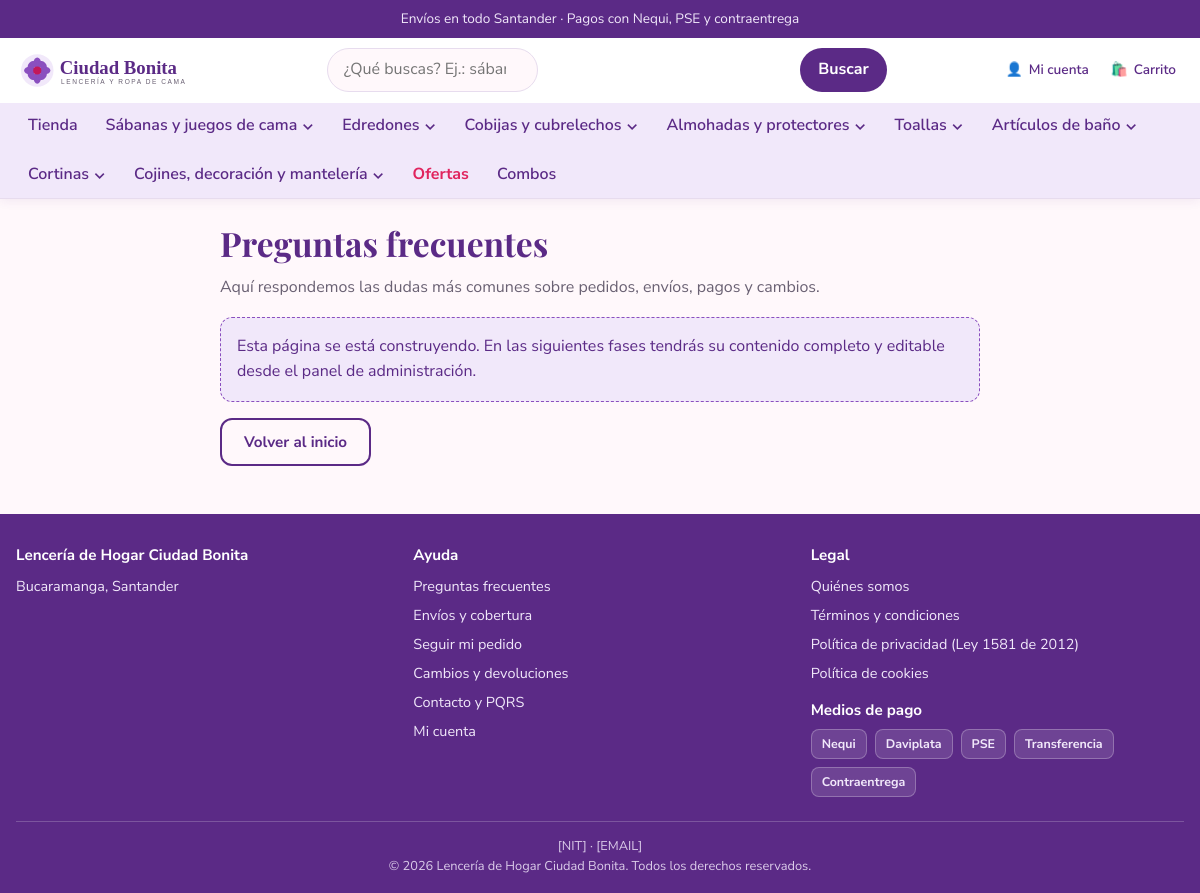
The app's page /preguntas-frecuentes/ with its own data.
### core/models.py (models this page shows, shortened)
class SiteConfig(models.Model):
    nombre_negocio = models.CharField(
        "nombre del negocio", max_length=120, default="Lencería de Hogar Ciudad Bonita"
    )
    lema = models.CharField(
        "lema", max_length=160, blank=True,
        help_text="Frase corta que aparece en el encabezado o el pie.",
    )
    logo = models.ImageField("logo", upload_to="config/", blank=True, help_text="PNG o SVG.")
    ciudad = models.CharField("ciudad y departamento", max_length=80, default="Bucaramanga, Santander")
    whatsapp = models.CharField(
        "WhatsApp", max_length=20, blank=True,
        help_text="Solo dígitos con código de país. Ejemplo: 573001112233",
    )
    telefono = models.CharField("teléfono", max_length=20, blank=True)
    email_contacto = models.EmailField("correo de contacto", blank=True)
    nit = models.CharField("NIT", max_length=20, blank=True, help_text="Dejar en blanco si aún no se tiene.")
    direccion = models.CharField("dirección", max_length=160, blank=True)
    horario = models.CharField(
        "horario de atención", max_length=120, blank=True,
        help_text="Ejemplo: Lunes a sábado de 9:00 a.m. a 7:00 p.m.",
    )
    banner_promo_activo = models.BooleanField("mostrar banner de promoción", default=True)
    banner_promo_texto = models.CharField(
        "texto de promoción", max_length=160,
        default="Envíos en todo Santander · Pagos con Nequi, PSE y contraentrega",
    )
    ofertas_hasta = models.DateTimeField(
        "ofertas de la semana hasta", null=True, blank=True,
        help_text="Fecha y hora en que termina la cuenta regresiva de ofertas del inicio. "
                  "Si está vacía, no se muestra la sección.",
    )
    iva_incluido = models.BooleanField(
        "precios con IVA incluido", default=True,
        help_text="Si se desactiva, el IVA se calcula aparte en el checkout.",
    )
    iva_tasa = models.DecimalField(
        "tasa de IVA (%)", max_digits=5, decimal_places=2, default=19.00,
    )
    pago_nequi = models.TextField(
        "Nequi", blank=True,
        help_text="Número Nequi y titular. Ej.: 300 111 2233 — Lencería de Hogar. "
                  "Dejar en blanco si aún no se tiene.",
    )
    pago_daviplata = models.TextField(
        "Daviplata", blank=True,
        help_text="Número Daviplata y titular. Dejar en blanco si aún no se tiene.",
    )
    pago_transferencia = models.TextField(
        "Transferencia bancaria", blank=True,
        help_text="Banco, tipo de cuenta, número de cuenta y titular. "
                  "Dejar en blanco si aún no se tiene.",
    )
    reserva_horas_transferencia = models.PositiveIntegerField(
        "horas de reserva para transferencia", default=48,
        help_text="Cuánto tiempo se reserva el stock esperando el comprobante "
                  "(horas). Después el pedido se cancela solo.",
    )
    instagram = models.URLField("Instagram", blank=True)
    facebook = models.URLField("Facebook", blank=True)
    tiktok = models.URLField("TikTok", blank=True)
    class Meta:
        verbose_name = "configuración del negocio"
        verbose_name_plural = "configuración del negocio"
    @classmethod
    def get(cls):
        obj, _created = cls.objects.get_or_create(pk=1)
        return obj

### catalog/models.py (models this page shows, shortened)
class Categoria(models.Model):
    nombre = models.CharField("nombre", max_length=80, unique=True)
    slug = models.SlugField("slug", max_length=90, unique=True, blank=True)
    padre = models.ForeignKey(
        "self", on_delete=models.CASCADE, related_name="hijas",
        verbose_name="categoría padre", blank=True, null=True,
        help_text="Déjalo vacío para una categoría principal.",
    )
    descripcion = models.TextField("descripción", blank=True)
    imagen = models.ImageField("imagen", upload_to="categorias/", blank=True)
    orden = models.PositiveIntegerField("orden", default=0)
    activa = models.BooleanField("activa", default=True)
    meta_titulo = models.CharField("título SEO", max_length=70, blank=True)
    meta_descripcion = models.CharField("meta descripción SEO", max_length=160, blank=True)
    class Meta:
        verbose_name = "categoría"
        verbose_name_plural = "categorías"
        ordering = ["orden", "nombre"]
    def get_absolute_url(self):
        return reverse("catalog:categoria", args=[self.slug])

### core/views.py (the view)
# urls.py: path("<slug:slug>/", views.pagina, name="pagina"),
def pagina(request, slug):
    info = PAGINAS.get(slug)
    if info is None:
        from django.http import Http404
        raise Http404("Página no encontrada")
    return render(request, "core/pagina.html", {"pagina": info})

### accounts/context_processors.py (called while the page is built)
def deseos(request):
    if request.user.is_authenticated:
        return {
            "deseos_ids": set(request.user.deseos.values_list("producto_id", flat=True))
        }
    return {"deseos_ids": set()}

### cart/context_processors.py (called while the page is built)
def carrito(request):
    from cart.servicios import resumen
    return {"carrito_ui": resumen(request)}

### cart/servicios.py (called while the page is built, shortened)
def leer(request):
    datos = request.session.get(CLAVE) or {}
    lineas = {}
    return {
        "lineas": lineas,
        "cupon": str(datos.get("cupon") or "").strip().upper(),
        "municipio": str(datos.get("municipio") or "").strip(),
        "guardados": [str(s) for s in (datos.get("guardados") or [])],
    }

### core/context_processors.py (called while the page is built)
def site_config(request):
    config = SiteConfig.get()
    from catalog.models import Categoria
    categorias_menu = list(
        Categoria.objects.filter(activa=True, padre=None)
        .prefetch_related("hijas")
        .order_by("orden", "nombre")
    )
    return {
        "site": config,
        "categorias_menu": categorias_menu,
    }

### promotions/engine.py (called while the page is built, shortened)
def _d(valor):
    return Decimal(valor).quantize(ENTERO, rounding=ROUND_HALF_UP)

def _contexto_promos(ahora):
    return {
        "relampagos": list(
            VentaRelampago.objects.filter(activo=True, desde__lte=ahora, hasta__gte=ahora)
        ),
        "descuentos": list(
            Descuento.objects.filter(activo=True)
            .select_related("producto", "variante", "categoria")
        ),
        "unidades": list(
            PromoUnidades.objects.filter(activo=True).select_related("producto", "categoria")
        ),
        "volumen": list(
            PromoVolumen.objects.filter(activo=True).select_related("producto", "categoria")
        ),
    }

def calcular_carrito(lineas, codigo_cupon=None, usuario=None, ahora=None):
    ahora = ahora or timezone.now()
    preparadas = []
    for l in lineas:
        if isinstance(l, LineaCarrito):
            preparadas.append(l)
        else:  # tupla (variante, cantidad)
            preparadas.append(LineaCarrito(variante=l[0], cantidad=l[1]))
    ctx = _contexto_promos(ahora)
    lineas_calc = [_calcular_linea(l, ahora, ctx) for l in preparadas]
    descuento_ofertas = _d(sum(l.descuento for l in lineas_calc))
    resumen = ResumenCarrito(
        lineas=lineas_calc,
        descuento_ofertas=descuento_ofertas,
    )
    subtotal = resumen.subtotal
    if not codigo_cupon:
        return resumen

    @property
    def subtotal(self):
        return _d(sum(l.subtotal for l in self.lineas))

### templates/core/pagina.html (shortened to what this page needs)
{% extends "base.html" %}
{% block contenido %}
  <div class="contenedor">
    <article class="pagina-simple">
      <h1>{{ pagina.titulo }}</h1>
      <p class="bajada">{{ pagina.bajada }}</p>
      <div class="en-construccion">
        Esta página se está construyendo. En las siguientes fases tendrás su contenido
        completo y editable desde el panel de administración.
      </div>
      <p class="mt-2"><a class="btn btn-secundario" href="{% url 'core:home' %}">Volver al inicio</a></p>
    </article>
  </div>
{% endblock contenido %}

### templates/includes/header.html (shortened to what this page needs)
{% load static %}
<header class="encabezado">
  {% if site.banner_promo_activo and site.banner_promo_texto %}
    <div class="barra-promo">
      {{ site.banner_promo_texto }}
    </div>
  {% endif %}
  <div class="contenedor encabezado__fila">
    <a class="logo" href="{% url 'core:home' %}" aria-label="Ir al inicio de {{ site.nombre_negocio }}">
      {% if site.logo %}
        <img src="{{ site.logo.url }}" alt="{{ site.nombre_negocio }}" width="220" height="60">
      {% else %}
        <img src="{% static 'img/logo.svg' %}" alt="{{ site.nombre_negocio }}" width="220" height="60">
      {% endif %}
    </a>
    <div class="buscar" x-data="{ abierto: false, consulta: '' }" @click.outside="abierto = false">
      <form class="buscar__caja" action="{% url 'catalog:buscar' %}" method="get" role="search"
            @submit="abierto = false">
        <div class="buscar__campo">
          <input type="search" name="q" placeholder="¿Qué buscas? Ej.: sábanas, edredón, toallas…"
                 aria-label="Buscar productos" autocomplete="off"
                 hx-get="{% url 'catalog:autocomplete' %}"
                 hx-trigger="keyup changed delay:250ms"
                 hx-target="#sugerencias"
                 hx-include="closest .buscar"
                 @focus="abierto = true"
                 x-model="consulta">
        </div>
        <button type="submit">Buscar</button>
      </form>
    </div>
    <nav class="acciones" aria-label="Mi cuenta y carrito">
      {% if user.is_authenticated %}
        <a href="{% url 'accounts:panel' %}">
          <span aria-hidden="true">👤</span><span class="texto">{{ user.first_name|default:"Mi cuenta" }}</span>
        </a>
      {% else %}
        <a href="{% url 'accounts:ingreso' %}">
          <span aria-hidden="true">👤</span><span class="texto">Mi cuenta</span>
        </a>
      {% endif %}
      <a href="{% url 'cart:pagina' %}" {% if carrito_ui.items %}class="tiene-items"{% endif %}>
        <span aria-hidden="true">🛍️</span><span class="texto">Carrito</span>
      </a>
    </nav>
  </div>
  <nav class="menu-nav" aria-label="Categorías"
       x-data="{ movil: false }"
       @abrir-menu.window="movil = true"
       :class="movil ? 'menu-nav--movil-abierto' : ''">
    <div class="contenedor">
      <ul>
        <li><a href="{% url 'catalog:tienda' %}">Tienda</a></li>
        {% for cat in categorias_menu %}
          <li class="menu-nav__item"
              x-data="{ abierto: false }"
              @mouseenter="abierto = true" @mouseleave="abierto = false">
            <a href="{{ cat.get_absolute_url }}"
               @click.prevent="if ({{ cat.hijas.all|length }}) { abierto = !abierto } else { window.location = '{{ cat.get_absolute_url }}' }"
               :aria-expanded="abierto ? 'true' : 'false'">
              {{ cat.nombre }}{% if cat.hijas.all %} <span aria-hidden="true">⌄</span>{% endif %}
            </a>
          </li>
        {% endfor %}
        <li><a href="{% url 'catalog:ofertas' %}" class="menu-nav__ofertas">Ofertas</a></li>
        <li><a href="{% url 'catalog:combos' %}">Combos</a></li>
      </ul>
    </div>
  </nav>
</header>

### templates/includes/footer.html (shortened to what this page needs)
<footer class="pie">
  <div class="contenedor">
    <div class="pie__columnas">
      <div>
        <h3>{{ site.nombre_negocio }}</h3>
        <p class="mt-1">
          {% if site.ciudad %}{{ site.ciudad }}<br>{% endif %}
        </p>
      </div>
      <div>
        <h4>Ayuda</h4>
        <ul>
          <li><a href="{% url 'core:pagina' 'preguntas-frecuentes' %}">Preguntas frecuentes</a></li>
          <li><a href="{% url 'core:pagina' 'envios-y-cobertura' %}">Envíos y cobertura</a></li>
          <li><a href="{% url 'orders:seguimiento' %}">Seguir mi pedido</a></li>
          <li><a href="{% url 'core:pagina' 'cambios-y-devoluciones' %}">Cambios y devoluciones</a></li>
          <li><a href="{% url 'core:pagina' 'contacto' %}">Contacto y PQRS</a></li>
          <li><a href="{% if user.is_authenticated %}{% url 'accounts:panel' %}{% else %}{% url 'accounts:ingreso' %}{% endif %}">Mi cuenta</a></li>
        </ul>
      </div>
      <div>
        <h4>Legal</h4>
        <ul>
          <li><a href="{% url 'core:pagina' 'quienes-somos' %}">Quiénes somos</a></li>
          <li><a href="{% url 'core:pagina' 'terminos' %}">Términos y condiciones</a></li>
          <li><a href="{% url 'core:pagina' 'privacidad' %}">Política de privacidad (Ley 1581 de 2012)</a></li>
          <li><a href="{% url 'core:pagina' 'cookies' %}">Política de cookies</a></li>
        </ul>
        <h4 class="mt-2">Medios de pago</h4>
        <div class="pie__mediospago">
          <span>Nequi</span><span>Daviplata</span><span>PSE</span>
          <span>Transferencia</span><span>Contraentrega</span>
        </div>
      </div>
    </div>
    <div class="pie__legal">
      <p>
        {% if site.nit %}NIT {{ site.nit }} · {% else %}[NIT] · {% endif %}
        {% if site.email_contacto %}{{ site.email_contacto }}{% else %}[EMAIL]{% endif %}
      </p>
      <p>© {% now "Y" %} {{ site.nombre_negocio }}. Todos los derechos reservados.</p>
    </div>
  </div>
</footer>

### static/css/catalogo.css (style rules this page uses)
.menu-nav { position: relative; }
.menu-nav ul { list-style: none; }
.menu-nav__item { position: relative; }
.menu-nav__ofertas { color: var(--oferta) !important; font-weight: 700; }
.buscar__campo { position: relative; flex: 1; }

### static/css/carrito.css (style rules this page uses)
.encabezado .acciones a { position: relative; }

### records on screen
SiteConfig: banner_promo_texto "Envíos en todo Santander · Pagos con Nequi, PSE y contraentrega", nombre_negocio "Lencería de Hogar Ciudad Bonita", ciudad "Bucaramanga, Santander"
Categoria: nombre "Sábanas y juegos de cama"
Categoria: nombre "Edredones"
Categoria: nombre "Cobijas y cubrelechos"
Categoria: nombre "Almohadas y protectores"
Categoria: nombre "Toallas"
Categoria: nombre "Artículos de baño"
Categoria: nombre "Cortinas"
Categoria: nombre "Cojines, decoración y mantelería"

### other values on screen
{{ pagina.titulo }} "Preguntas frecuentes"
{{ pagina.bajada }} "Aquí respondemos las dudas más comunes sobre pedidos, envíos, pagos y cambios."
